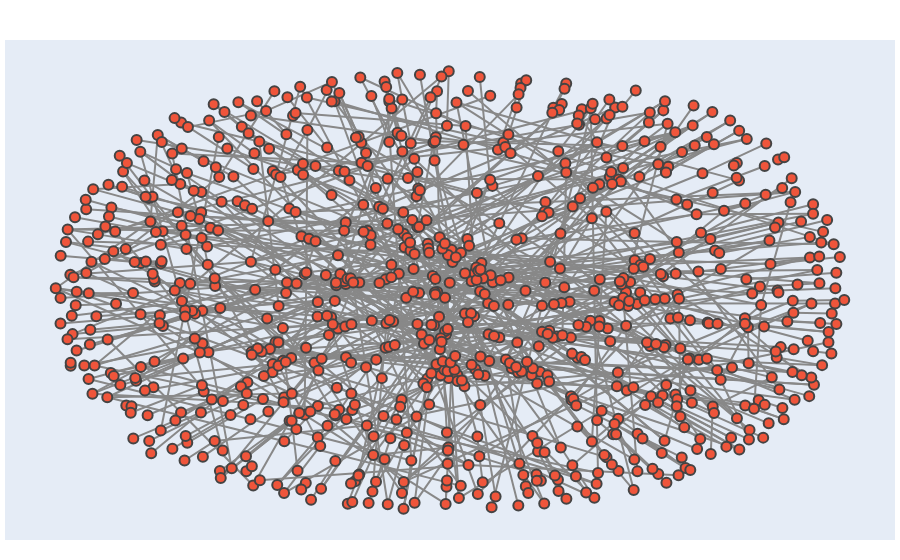

Notebook code cell kept with this figure:
### Code cell
show_graph(graph)

### Figure 1 — Plotly figure (JSON) as saved in the notebook; plotly's stock layout.template omitted (floating-point values rounded to 4 significant figures; data arrays with more than 128 entries replaced by an {"elided": "..."} marker saying what was removed)
{"data": [{"hoverinfo": "none", "line": {"color": "#888", "width": 2}, "mode": "lines", "type": "scatter", "x": {"elided": "2973 float values"}, "y": {"elided": "2973 float values"}}, {"hoverinfo": "text", "marker": {"line": {"width": 2}, "size": 10}, "mode": "markers", "type": "scatter", "x": {"elided": "860 float values"}, "y": {"elided": "860 float values"}}], "layout": {"hovermode": "closest", "margin": {"b": 20, "l": 5, "r": 5, "t": 40}, "showlegend": false, "xaxis": {"showgrid": false, "showticklabels": false, "zeroline": false}, "yaxis": {"showgrid": false, "showticklabels": false, "zeroline": false}}}
